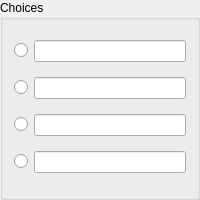
                <widget class="QGroupBox" name="q3ChoiceGroupBox">
                 <property name="minimumSize">
                  <size>
                   <width>0</width>
                   <height>200</height>
                  </size>
                 </property>
                 <property name="title">
                  <string>Choices</string>
                 </property>
                 <layout class="QGridLayout" name="gridLayout_3">
                  <item row="0" column="0">
                   <layout class="QHBoxLayout" name="q3ChoiceHorizontalLayout_1">
                    <item>
                     <widget class="QRadioButton" name="q3ChoiceRadioButton_1">
                      <property name="toolTip">
                       <string>&lt;html&gt;&lt;head/&gt;&lt;body&gt;&lt;p&gt;Choose
                                                                                                which choice is the
                                                                                                correct answer&lt;/p&gt;&lt;/body&gt;&lt;/html&gt;
                                                                                            </string>
                      </property>
                      <property name="text">
                       <string/>
                      </property>
                     </widget>
                    </item>
                    <item>
                     <widget class="QLineEdit" name="q3ChoiceLineEdit_1">
                      <property name="toolTip">
                       <string>&lt;html&gt;&lt;head/&gt;&lt;body&gt;&lt;p&gt;The
                                                                                                first possible answer&lt;/p&gt;&lt;/body&gt;&lt;/html&gt;
                                                                                            </string>
                      </property>
                     </widget>
                    </item>
                   </layout>
                  </item>
                  <item row="1" column="0">
                   <layout class="QHBoxLayout" name="q3ChoiceHorizontalLayout_2">
                    <item>
                     <widget class="QRadioButton" name="q3ChoiceRadioButton_2">
                      <property name="toolTip">
                       <string>&lt;html&gt;&lt;head/&gt;&lt;body&gt;&lt;p&gt;Choose
                                                                                                which choice is the
                                                                                                correct answer&lt;/p&gt;&lt;/body&gt;&lt;/html&gt;
                                                                                            </string>
                      </property>
                      <property name="text">
                       <string/>
                      </property>
                     </widget>
                    </item>
                    <item>
                     <widget class="QLineEdit" name="q3ChoiceLineEdit_2">
                      <property name="toolTip">
                       <string>&lt;html&gt;&lt;head/&gt;&lt;body&gt;&lt;p&gt;The
                                                                                                second possible answer&lt;/p&gt;&lt;/body&gt;&lt;/html&gt;
                                                                                            </string>
                      </property>
                     </widget>
                    </item>
                   </layout>
                  </item>
                  <item row="2" column="0">
                   <layout class="QHBoxLayout" name="q3ChoiceHorizontalLayout_3">
                    <item>
                     <widget class="QRadioButton" name="q3ChoiceRadioButton_3">
                      <property name="toolTip">
                       <string>&lt;html&gt;&lt;head/&gt;&lt;body&gt;&lt;p&gt;Choose
                                                                                                which choice is the
                                                                                                correct answer&lt;/p&gt;&lt;/body&gt;&lt;/html&gt;
                                                                                            </string>
                      </property>
                      <property name="text">
                       <string/>
                      </property>
                     </widget>
                    </item>
                    <item>
                     <widget class="QLineEdit" name="q3ChoiceLineEdit_3">
                      <property name="toolTip">
                       <string>&lt;html&gt;&lt;head/&gt;&lt;body&gt;&lt;p&gt;The
                                                                                                third possible answer&lt;/p&gt;&lt;/body&gt;&lt;/html&gt;
                                                                                            </string>
                      </property>
                     </widget>
                    </item>
                   </layout>
                  </item>
                  <item row="3" column="0">
                   <layout class="QHBoxLayout" name="q3ChoiceHorizontalLayout_4">
                    <item>
                     <widget class="QRadioButton" name="q3ChoiceRadioButton_4">
                      <property name="toolTip">
                       <string>&lt;html&gt;&lt;head/&gt;&lt;body&gt;&lt;p&gt;Choose
                                                                                                which choice is the
                                                                                                correct answer&lt;/p&gt;&lt;/body&gt;&lt;/html&gt;
                                                                                            </string>
                      </property>
                      <property name="text">
                       <string/>
                      </property>
                     </widget>
                    </item>
                    <item>
                     <widget class="QLineEdit" name="q3ChoiceLineEdit_4">
                      <property name="toolTip">
                       <string>&lt;html&gt;&lt;head/&gt;&lt;body&gt;&lt;p&gt;The
                                                                                                fourth possible answer&lt;/p&gt;&lt;/body&gt;&lt;/html&gt;
                                                                                            </string>
                      </property>
                     </widget>
                    </item>
                   </layout>
                  </item>
                 </layout>
                </widget>
